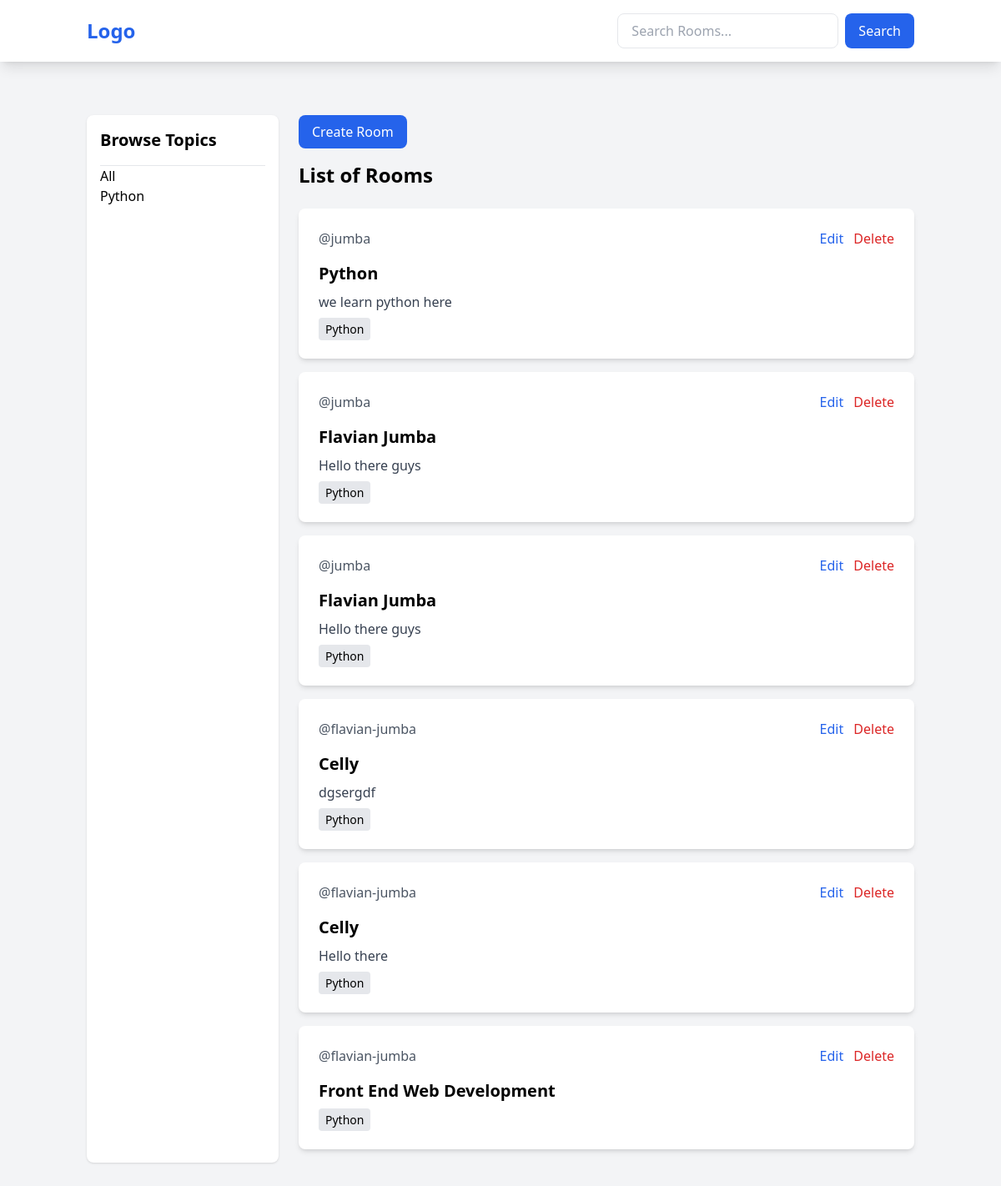
/?q=Python, run on an earlier commit of the app's database.
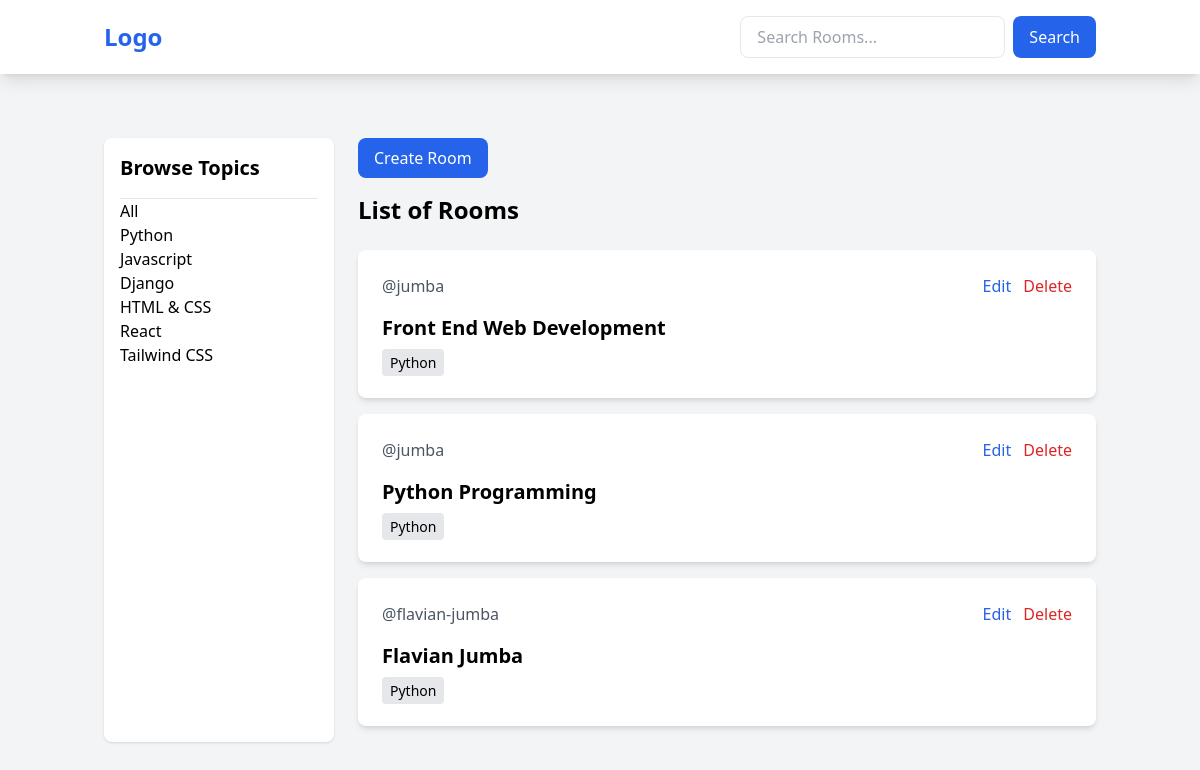
And on a later commit of the database.
### baseapp/models.py (models this page shows, shortened)
class Topic(models.Model):
     name = models.CharField(max_length=200)

class Room(models.Model):
     host =models.ForeignKey(User, on_delete=models.SET_NULL,null=True)
     topic = models.ForeignKey(Topic, on_delete=models.SET_NULL,null=True)
     name = models.CharField(max_length=200)
     description = models.TextField(null=True,blank=True)
     updated = models.DateTimeField(auto_now = True)
     created = models.DateTimeField(auto_now_add=True)

### baseapp/views.py (the view)
# urls.py: path('', views.home, name='home'),
def home(request):
    q = request.GET.get('q') if request.GET.get('q') != None else ''
    roomsdata = Room.objects.filter(topic__name__icontains=q)
    topics = Topic.objects.all()
    context = {'rooms': roomsdata, 'topics': topics}
    return render(request, 'baseapp/home.html', context)

### baseapp/templates/baseapp/home.html
{% extends 'main.html' %}
{% block content %}
<div class="container mx-auto px-4 py-8">
    <div class="grid grid-cols-1 md:grid-cols-4 gap-6">
        <div class="bg-white p-4 rounded-lg shadow">
            <h3 class="text-xl font-semibold mb-4">Browse Topics</h3>
            <hr>
            <a href="{% url 'home' %}">All</a> <br>
            {% for topic in topics %}
                <a href="{% url 'home' %}?q={{ topic.name }}">{{ topic.name }}</a> <br>
            {% endfor %}
        </div>
        <div class="md:col-span-3">
            <a href="{% url 'create-room' %}" class="inline-block mb-4 px-4 py-2 bg-blue-600 text-white rounded-lg hover:bg-blue-700">Create Room</a>
            <h1 class="text-2xl font-bold mb-6">List of Rooms</h1>
            {% for room in rooms %}
                <div class="bg-white p-6 rounded-lg shadow-md mb-4">
                    <div class="flex justify-between items-center mb-4">
                        <span class="text-gray-600">@{{room.host.username}}</span>
                        <div>
                            <a href="{% url 'update-room' room.id %}" class="text-blue-600 hover:text-blue-800 mr-2">Edit</a>
                            <a href="{% url 'delete-room' room.id %}" class="text-red-600 hover:text-red-800">Delete</a>
                        </div>
                    </div>
                    <h3 class="text-xl font-semibold mb-2">
                        <a href="{% url 'room' room.id %}" class="hover:text-blue-600">{{ room.name }}</a>
                    </h3>
                    <p class="text-gray-700 mb-2">{{ room.description }}</p>
                    <small class="bg-gray-200 px-2 py-1 rounded text-sm">{{room.topic.name}}</small>
                </div>
            {% endfor %}
        </div>
    </div>
</div>
{% endblock %}

### templates/main.html (shortened to what this page needs)
<!DOCTYPE html>
<html lang="en">
<head>
    <script src="https://cdn.tailwindcss.com"></script>
</head>
<body class="bg-gray-100">
    {% include 'navbar.html' %}
    {% block content %}
    {% endblock %}
</body>
</html>

### templates/navbar.html
<nav class="bg-white shadow-lg mb-8">
    <div class="container mx-auto px-4 py-4">
        <div class="flex items-center justify-between">
            <a href="{% url 'home' %}" class="flex items-center">
                <h1 class="text-2xl font-bold text-blue-600">Logo</h1>
            </a>
            <form method="GET" action="{% url 'home' %}" class="flex gap-2">
                <input type="text" name="q" placeholder="Search Rooms..."
                       class="px-4 py-2 border rounded-lg focus:outline-none focus:ring-2 focus:ring-blue-500">
                <button type="submit"
                        class="bg-blue-600 text-white rounded-lg px-4 py-2 hover:bg-blue-700 transition-colors">
                    Search
                </button>
            </form>
        </div>
    </div>
</nav>

What changed in the data, as far as the page shows it:
removed Room: host.username "jumba", name "Python", description "we learn python here", topic.name "Python"
removed Room: host.username "jumba", name "Flavian Jumba", description "Hello there guys", topic.name "Python"
removed Room: host.username "jumba", name "Flavian Jumba", description "Hello there guys", topic.name "Python"
removed Room: host.username "flavian-jumba", name "Celly", description "dgsergdf", topic.name "Python"
removed Room: host.username "flavian-jumba", name "Celly", description "Hello there", topic.name "Python"
removed Room: host.username "flavian-jumba", name "Front End Web Development", topic.name "Python"
added Topic: name "Javascript"
added Topic: name "Django"
added Topic: name "HTML & CSS"
added Topic: name "React"
added Topic: name "Tailwind CSS"
added Room: host.username "jumba", name "Front End Web Development", topic.name "Python"
added Room: host.username "jumba", name "Python Programming", topic.name "Python"
added Room: host.username "flavian-jumba", name "Flavian Jumba", topic.name "Python"
